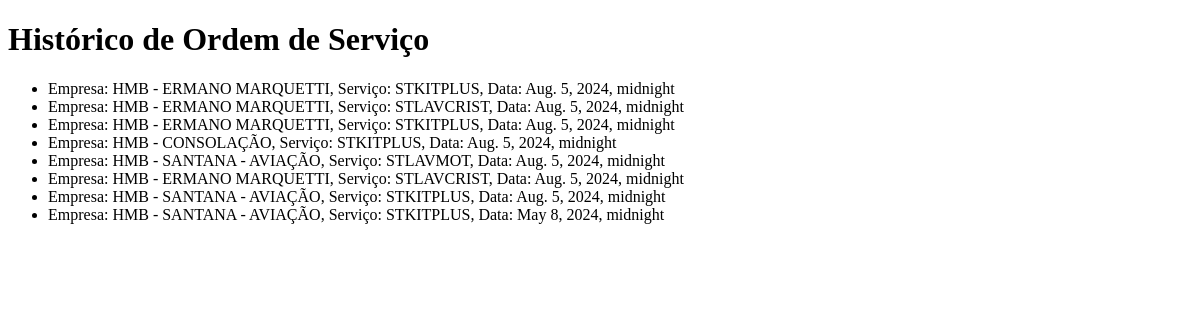
Before: /historico_ordem_servico/ with the older database file.
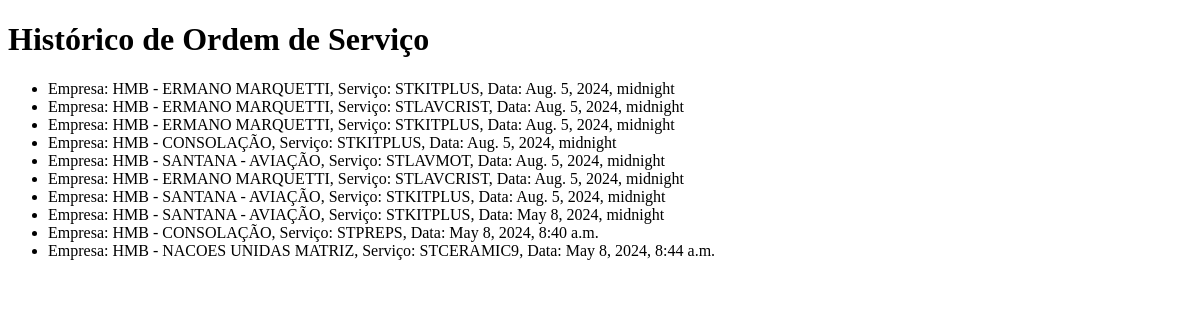
After: the same page with the newer database file.
### ordem_servico/models.py (models this page shows, shortened)
class EmissaoOrdemServico(models.Model):
    empresa = models.CharField(max_length=100)
    servico = models.CharField(max_length=100)
    produto = models.CharField(max_length=100)
    data = models.DateTimeField(auto_now=True)

### ordem_servico/views.py (the view)
# urls.py: path('historico_ordem_servico/', views.historico_ordem_servico, name='historico_ordem_servico'),
def historico_ordem_servico(request):
    ordens_servico = EmissaoOrdemServico.objects.all()
    return render(request, 'ordem_servico/historico_ordem_servico.html', {'ordens_servico': ordens_servico})

### ordem_servico/templates/ordem_servico/historico_ordem_servico.html (shortened to what this page needs)
<!DOCTYPE html>
<html lang="en">
<head>
</head>
<body>
    <h1>Histórico de Ordem de Serviço</h1>
    <ul>
        {% for ordem in ordens_servico %}
            <li>
                Empresa: {{ ordem.empresa }},
                Serviço: {{ ordem.servico }},
                Data: {{ ordem.data }}
            </li>
        {% empty %}
            <li>Nenhuma Ordem de Serviço encontrada.</li>
        {% endfor %}
    </ul>
</body>
</html>

Changed rows visible on the page:
added EmissaoOrdemServico: empresa "HMB - CONSOLAÇÃO", servico "STPREPS", data "May 8, 2024, 8:40 a.m."
added EmissaoOrdemServico: empresa "HMB - NACOES UNIDAS MATRIZ", servico "STCERAMIC9", data "May 8, 2024, 8:44 a.m."
